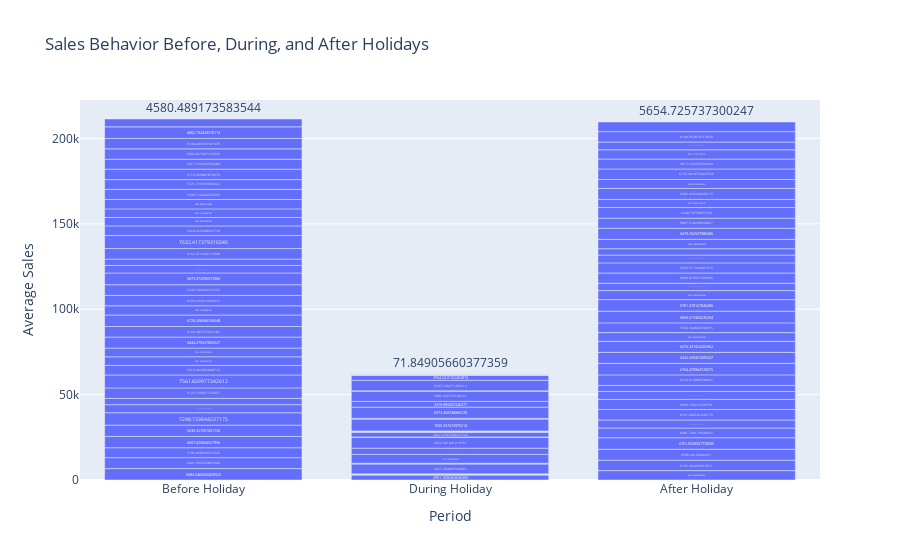

Notebook code cell kept with this figure:
### Code cell
# Extract unique holiday dates from the dataset
holiday_dates = train_df[train_df['StateHoliday'] != '0']['Date'].unique()
holiday_dates = pd.to_datetime(holiday_dates)

# Set the number of days to consider before and after the holiday
before_days = 7  # Days before the holiday
after_days = 7   # Days after the holiday

# Create an empty list to hold the results
sales_behavior = []

for holiday in holiday_dates:
    # Define the periods
    before_start = holiday - pd.Timedelta(days=before_days)
    before_end = holiday - pd.Timedelta(days=1)
    during_start = holiday
    during_end = holiday
    after_start = holiday + pd.Timedelta(days=1)
    after_end = holiday + pd.Timedelta(days=after_days)

    # Calculate average sales for each period
    sales_behavior.append({
        'Period': 'Before Holiday',
        'Average Sales': train_df[(train_df['Date'] >= before_start) & (train_df['Date'] <= before_end)]['Sales'].mean()
    })
    sales_behavior.append({
        'Period': 'During Holiday',
        'Average Sales': train_df[(train_df['Date'] >= during_start) & (train_df['Date'] <= during_end)]['Sales'].mean()
    })
    sales_behavior.append({
        'Period': 'After Holiday',
        'Average Sales': train_df[(train_df['Date'] >= after_start) & (train_df['Date'] <= after_end)]['Sales'].mean()
    })

# Convert results to DataFrame
sales_behavior_df = pd.DataFrame(sales_behavior)

# Create an interactive bar plot
fig = px.bar(sales_behavior_df, x='Period', y='Average Sales', 
             title='Sales Behavior Before, During, and After Holidays',
             labels={'Average Sales': 'Average Sales', 'Period': 'Period'},
             text='Average Sales')

# Show the interactive plot
fig.show()

### Figure 1 — Plotly figure (JSON) as saved in the notebook; plotly's stock layout.template omitted (floating-point values rounded to 4 significant figures)
{"data": [{"alignmentgroup": "True", "hovertemplate": "Period=%{x}<br>Average Sales=%{text}<extra></extra>", "legendgroup": "", "marker": {"color": "#636efa", "pattern": {"shape": ""}}, "name": "", "offsetgroup": "", "orientation": "v", "showlegend": false, "text": [6685.0, 2951.0, 5496.0, 6402.0, 138.4, 6105.0, 5795.0, 157.5, 6390.0, 6607.0, 101.2, 6761.0, 6635.0, 151.3, 5682.0, 7249.0, 113.2, 4694.0, 4742.0, 5827.0, 6162.0, 3687.0, 98.37, 5970.0, 6125.0, 148.6, 4547.0, 7562.0, 137.7, 3585.0, 5615.0, 5177.0, 6155.0, 5032.0, 3613.0, 6764.0, 5106.0, 6362.0, 6433.0, 6444.0, 209.9, 6476.0, 6189.0, 2822.0, 5086.0, 6729.0, 148.7, 5700.0, 5393.0, 160.3, 6849.0, 6109.0, 131.4, 6781.0, 6244.0, 171.5, 5269.0, 6876.0, 101.6, 4284.0, 4409.0, 7040.0, 6009.0, 3725.0, 88.39, 5926.0, 6162.0, 128.5, 4589.0, 7632.0, 106.2, 3723.0, 5625.0, 6573.0, 5486.0, 4950.0, 3380.0, 6479.0, 5021.0, 5986.0, 5898.0, 5491.0, 178.1, 6241.0, 5939.0, 6188.0, 4780.0, 5722.0, 2955.0, 6406.0, 6110.0, 153.1, 5235.0, 5817.0, 162.2, 6155.0, 6067.0, 134.1, 5817.0, 6108.0, 168.3, 5407.0, 6803.0, 94.03, 4548.0, 4580.0, 108.3, 6105.0, null, 71.85, 5655.0], "textposition": "auto", "type": "bar", "x": ["Before Holiday", "During Holiday", "After Holiday", "Before Holiday", "During Holiday", "After Holiday", "Before Holiday", "During Holiday", "After Holiday", "Before Holiday", "During Holiday", "After Holiday", "Before Holiday", "During Holiday", "After Holiday", "Before Holiday", "During Holiday", "After Holiday", "Before Holiday", "During Holiday", "After Holiday", "Before Holiday", "During Holiday", "After Holiday", "Before Holiday", "During Holiday", "After Holiday", "Before Holiday", "During Holiday", "After Holiday", "Before Holiday", "During Holiday", "After Holiday", "Before Holiday", "During Holiday", "After Holiday", "Before Holiday", "During Holiday", "After Holiday", "Before Holiday", "During Holiday", "After Holiday", "Before Holiday", "During Holiday", "After Holiday", "Before Holiday", "During Holiday", "After Holiday", "Before Holiday", "During Holiday", "After Holiday", "Before Holiday", "During Holiday", "After Holiday", "Before Holiday", "During Holiday", "After Holiday", "Before Holiday", "During Holiday", "After Holiday", "Before Holiday", "During Holiday", "After Holiday", "Before Holiday", "During Holiday", "After Holiday", "Before Holiday", "During Holiday", "After Holiday", "Before Holiday", "During Holiday", "After Holiday", "Before Holiday", "During Holiday", "After Holiday", "Before Holiday", "During Holiday", "After Holiday", "Before Holiday", "During Holiday", "After Holiday", "Before Holiday", "During Holiday", "After Holiday", "Before Holiday", "During Holiday", "After Holiday", "Before Holiday", "During Holiday", "After Holiday", "Before Holiday", "During Holiday", "After Holiday", "Before Holiday", "During Holiday", "After Holiday", "Before Holiday", "During Holiday", "After Holiday", "Before Holiday", "During Holiday", "After Holiday", "Before Holiday", "During Holiday", "After Holiday", "Before Holiday", "During Holiday", "After Holiday", "Before Holiday", "During Holiday", "After Holiday"], "xaxis": "x", "y": [6685.0, 2951.0, 5496.0, 6402.0, 138.4, 6105.0, 5795.0, 157.5, 6390.0, 6607.0, 101.2, 6761.0, 6635.0, 151.3, 5682.0, 7249.0, 113.2, 4694.0, 4742.0, 5827.0, 6162.0, 3687.0, 98.37, 5970.0, 6125.0, 148.6, 4547.0, 7562.0, 137.7, 3585.0, 5615.0, 5177.0, 6155.0, 5032.0, 3613.0, 6764.0, 5106.0, 6362.0, 6433.0, 6444.0, 209.9, 6476.0, 6189.0, 2822.0, 5086.0, 6729.0, 148.7, 5700.0, 5393.0, 160.3, 6849.0, 6109.0, 131.4, 6781.0, 6244.0, 171.5, 5269.0, 6876.0, 101.6, 4284.0, 4409.0, 7040.0, 6009.0, 3725.0, 88.39, 5926.0, 6162.0, 128.5, 4589.0, 7632.0, 106.2, 3723.0, 5625.0, 6573.0, 5486.0, 4950.0, 3380.0, 6479.0, 5021.0, 5986.0, 5898.0, 5491.0, 178.1, 6241.0, 5939.0, 6188.0, 4780.0, 5722.0, 2955.0, 6406.0, 6110.0, 153.1, 5235.0, 5817.0, 162.2, 6155.0, 6067.0, 134.1, 5817.0, 6108.0, 168.3, 5407.0, 6803.0, 94.03, 4548.0, 4580.0, 108.3, 6105.0, null, 71.85, 5655.0], "yaxis": "y"}], "layout": {"barmode": "relative", "legend": {"tracegroupgap": 0}, "title": {"text": "Sales Behavior Before, During, and After Holidays"}, "xaxis": {"anchor": "y", "domain": [0, 1], "title": {"text": "Period"}}, "yaxis": {"anchor": "x", "domain": [0, 1], "title": {"text": "Average Sales"}}}}
